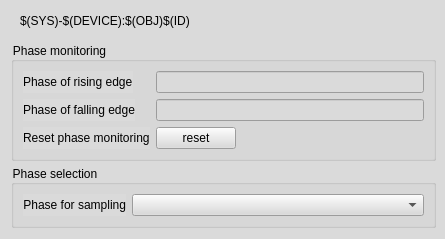
<?xml version="1.0" encoding="UTF-8"?>
<ui version="4.0">
 <class>Form</class>
 <widget class="QWidget" name="Form">
  <property name="geometry">
   <rect>
    <x>0</x>
    <y>0</y>
    <width>445</width>
    <height>219</height>
   </rect>
  </property>
  <property name="windowTitle">
   <string>Form</string>
  </property>
  <property name="styleSheet">
   <string notr="true">background-color: rgb(218, 218, 218);</string>
  </property>
  <layout class="QFormLayout" name="formLayout">
   <property name="fieldGrowthPolicy">
    <enum>QFormLayout::ExpandingFieldsGrow</enum>
   </property>
   <property name="verticalSpacing">
    <number>4</number>
   </property>
   <property name="topMargin">
    <number>3</number>
   </property>
   <property name="rightMargin">
    <number>9</number>
   </property>
   <item row="1" column="0" colspan="2">
    <widget class="QGroupBox" name="groupBox">
     <property name="title">
      <string>Phase monitoring</string>
     </property>
     <layout class="QFormLayout" name="formLayout_2">
      <property name="fieldGrowthPolicy">
       <enum>QFormLayout::ExpandingFieldsGrow</enum>
      </property>
      <item row="0" column="0">
       <widget class="QLabel" name="label_4">
        <property name="text">
         <string>Phase of rising edge</string>
        </property>
        <property name="alignment">
         <set>Qt::AlignLeading|Qt::AlignLeft|Qt::AlignVCenter</set>
        </property>
        <property name="wordWrap">
         <bool>false</bool>
        </property>
       </widget>
      </item>
      <item row="0" column="1">
       <widget class="caLineEdit" name="calineedit_5">
        <property name="channel" stdset="0">
         <string notr="true">$(SYS)-$(DEVICE):$(OBJ)$(ID)-PhRiEdge</string>
        </property>
        <property name="background">
         <color>
          <red>218</red>
          <green>218</green>
          <blue>218</blue>
         </color>
        </property>
        <property name="colorMode">
         <enum>caLineEdit::Static</enum>
        </property>
        <property name="alarmHandling">
         <enum>caLineEdit::onForeground</enum>
        </property>
        <property name="unitsEnabled">
         <bool>false</bool>
        </property>
       </widget>
      </item>
      <item row="1" column="0">
       <widget class="QLabel" name="label_5">
        <property name="text">
         <string>Phase of falling edge</string>
        </property>
        <property name="alignment">
         <set>Qt::AlignLeading|Qt::AlignLeft|Qt::AlignVCenter</set>
        </property>
        <property name="wordWrap">
         <bool>false</bool>
        </property>
       </widget>
      </item>
      <item row="1" column="1">
       <widget class="caLineEdit" name="calineedit_6">
        <property name="channel" stdset="0">
         <string notr="true">$(SYS)-$(DEVICE):$(OBJ)$(ID)-PhFaEdge</string>
        </property>
        <property name="background">
         <color>
          <red>218</red>
          <green>218</green>
          <blue>218</blue>
         </color>
        </property>
        <property name="colorMode">
         <enum>caLineEdit::Static</enum>
        </property>
        <property name="alarmHandling">
         <enum>caLineEdit::onForeground</enum>
        </property>
        <property name="unitsEnabled">
         <bool>false</bool>
        </property>
       </widget>
      </item>
      <item row="2" column="0">
       <widget class="QLabel" name="label_7">
        <property name="text">
         <string>Reset phase monitoring</string>
        </property>
        <property name="alignment">
         <set>Qt::AlignLeading|Qt::AlignLeft|Qt::AlignVCenter</set>
        </property>
        <property name="wordWrap">
         <bool>false</bool>
        </property>
       </widget>
      </item>
      <item row="2" column="1">
       <widget class="caMessageButton" name="camessagebutton_3">
        <property name="font">
         <font>
          <pointsize>9</pointsize>
         </font>
        </property>
        <property name="toolTip">
         <string>Write events and timestamps to HW, if sequence entered by the user is valid</string>
        </property>
        <property name="text">
         <string>reset</string>
        </property>
        <property name="channel" stdset="0">
         <string notr="true">$(SYS)-$(DEVICE):$(OBJ)$(ID)-PhMonReset-Cmd</string>
        </property>
        <property name="releaseMessage">
         <string notr="true">1</string>
        </property>
       </widget>
      </item>
     </layout>
    </widget>
   </item>
   <item row="2" column="0" colspan="2">
    <widget class="QGroupBox" name="groupBox_2">
     <property name="title">
      <string>Phase selection</string>
     </property>
     <layout class="QFormLayout" name="formLayout_3">
      <item row="0" column="0">
       <widget class="QLabel" name="label_6">
        <property name="text">
         <string>Phase for sampling</string>
        </property>
        <property name="alignment">
         <set>Qt::AlignRight|Qt::AlignTrailing|Qt::AlignVCenter</set>
        </property>
        <property name="wordWrap">
         <bool>true</bool>
        </property>
       </widget>
      </item>
      <item row="0" column="1">
       <widget class="caMenu" name="camenu">
        <property name="channel" stdset="0">
         <string notr="true">$(SYS)-$(DEVICE):$(OBJ)$(ID)-Ph-Sel</string>
        </property>
        <property name="styleSheet" stdset="0">
         <string notr="true"/>
        </property>
       </widget>
      </item>
     </layout>
    </widget>
   </item>
   <item row="0" column="0" colspan="2">
    <widget class="QFrame" name="frame">
     <property name="frameShape">
      <enum>QFrame::NoFrame</enum>
     </property>
     <property name="frameShadow">
      <enum>QFrame::Raised</enum>
     </property>
     <layout class="QFormLayout" name="formLayout_4">
      <property name="sizeConstraint">
       <enum>QLayout::SetDefaultConstraint</enum>
      </property>
      <property name="fieldGrowthPolicy">
       <enum>QFormLayout::ExpandingFieldsGrow</enum>
      </property>
      <property name="margin">
       <number>9</number>
      </property>
      <item row="0" column="0" colspan="2">
       <widget class="caLabel" name="calabel">
        <property name="sizePolicy">
         <sizepolicy hsizetype="Expanding" vsizetype="Expanding">
          <horstretch>0</horstretch>
          <verstretch>0</verstretch>
         </sizepolicy>
        </property>
        <property name="minimumSize">
         <size>
          <width>406</width>
          <height>17</height>
         </size>
        </property>
        <property name="maximumSize">
         <size>
          <width>16777215</width>
          <height>16777215</height>
         </size>
        </property>
        <property name="font">
         <font>
          <pointsize>9</pointsize>
          <weight>50</weight>
          <italic>false</italic>
          <bold>false</bold>
          <underline>false</underline>
          <strikeout>false</strikeout>
          <kerning>true</kerning>
         </font>
        </property>
        <property name="text">
         <string>$(SYS)-$(DEVICE):$(OBJ)$(ID)</string>
        </property>
        <property name="textFormat">
         <enum>Qt::AutoText</enum>
        </property>
        <property name="scaledContents">
         <bool>true</bool>
        </property>
        <property name="alignment">
         <set>Qt::AlignLeading|Qt::AlignLeft|Qt::AlignVCenter</set>
        </property>
        <property name="botTopBorderWidth">
         <double>1.000000000000000</double>
        </property>
        <property name="lateralBorderWidth">
         <double>1.000000000000000</double>
        </property>
        <property name="fontScaleMode">
         <enum>ESimpleLabel::WidthAndHeight</enum>
        </property>
        <property name="styleSheet" stdset="0">
         <string notr="true">background-color: rgba(255, 255, 255, 0); color: rgba(0, 0, 0, 255); border: 0px solid rgba(0, 0, 0, 255)</string>
        </property>
       </widget>
      </item>
     </layout>
    </widget>
   </item>
  </layout>
 </widget>
 <customwidgets>
  <customwidget>
   <class>caMenu</class>
   <extends>QComboBox</extends>
   <header>caMenu</header>
  </customwidget>
  <customwidget>
   <class>caMessageButton</class>
   <extends>QPushButton</extends>
   <header>caMessageButton</header>
  </customwidget>
  <customwidget>
   <class>caLabel</class>
   <extends>QLabel</extends>
   <header>caLabel</header>
  </customwidget>
  <customwidget>
   <class>caLineEdit</class>
   <extends>QLineEdit</extends>
   <header>caLineEdit</header>
  </customwidget>
 </customwidgets>
 <resources/>
 <connections/>
</ui>
